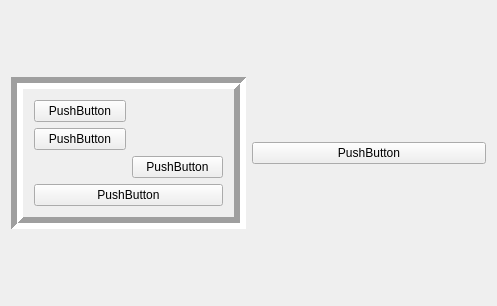
<?xml version="1.0" encoding="UTF-8"?>
<ui version="4.0">
 <class>MainWindow</class>
 <widget class="QMainWindow" name="MainWindow">
  <property name="geometry">
   <rect>
    <x>0</x>
    <y>0</y>
    <width>497</width>
    <height>306</height>
   </rect>
  </property>
  <property name="windowTitle">
   <string>MainWindow</string>
  </property>
  <widget class="QWidget" name="centralWidget">
   <layout class="QGridLayout" name="gridLayout_5">
    <item row="0" column="0">
     <layout class="QGridLayout" name="gridLayout_2">
      <item row="0" column="0">
       <widget class="QFrame" name="">
        <property name="frameShape">
         <enum>QFrame::Box</enum>
        </property>
        <property name="frameShadow">
         <enum>QFrame::Sunken</enum>
        </property>
        <property name="lineWidth">
         <number>6</number>
        </property>
        <layout class="QGridLayout" name="gridLayout">
         <item row="0" column="0">
          <widget class="QPushButton" name="pushButton">
           <property name="text">
            <string>PushButton</string>
           </property>
          </widget>
         </item>
         <item row="1" column="0">
          <widget class="QPushButton" name="pushButton_2">
           <property name="text">
            <string>PushButton</string>
           </property>
          </widget>
         </item>
         <item row="2" column="1">
          <widget class="QPushButton" name="pushButton_3">
           <property name="text">
            <string>PushButton</string>
           </property>
          </widget>
         </item>
         <item row="3" column="0" colspan="2">
          <widget class="QPushButton" name="pushButton_4">
           <property name="text">
            <string>PushButton</string>
           </property>
          </widget>
         </item>
        </layout>
       </widget>
      </item>
      <item row="0" column="1">
       <widget class="QPushButton" name="pushButton_6">
        <property name="text">
         <string>PushButton</string>
        </property>
       </widget>
      </item>
     </layout>
    </item>
   </layout>
  </widget>
 </widget>
 <layoutdefault spacing="6" margin="11"/>
 <resources/>
 <connections/>
 <designerdata>
  <property name="gridDeltaX">
   <number>10</number>
  </property>
  <property name="gridDeltaY">
   <number>10</number>
  </property>
  <property name="gridSnapX">
   <bool>true</bool>
  </property>
  <property name="gridSnapY">
   <bool>true</bool>
  </property>
  <property name="gridVisible">
   <bool>true</bool>
  </property>
 </designerdata>
</ui>
